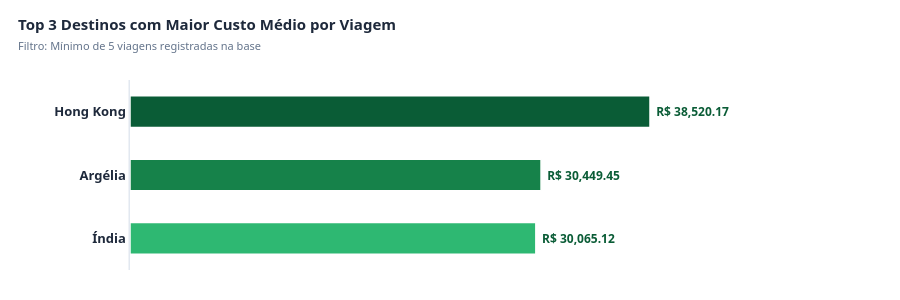

Source (notebook cell):
### Markdown cell above
#### **P2. Quais são os 3 destinos com maior custo médio por viagem?**

### Code cell
import plotly.graph_objects as go

# 1. Agrupamento utilizando a coluna física da Silver
q2 = df_viagem.groupby('destino_estado')['valor_total'].agg(['mean', 'count']).reset_index()

# 2. Filtro de relevância estatística (mínimo de 5 viagens)
q2_filtrado = q2[q2['count'] >= 5].sort_values(by='mean', ascending=False).head(3)

# Exibição de controle textual no console
print("=== P2: OS 3 DESTINOS COM MAIOR CUSTO MÉDIO ===")
for idx, row in enumerate(q2_filtrado.itertuples(), 1):
    print(f"{idx}. {row.destino_estado:<25} | Custo Médio: R$ {row.mean:,.2f} ({row.count} viagens)")

# 3. Preparação do Gráfico (Invertido para o maior ficar no topo)
q2_grafico = q2_filtrado.sort_values(by='mean', ascending=True)

# Paleta rica de alta legibilidade para fundo claro (degradê de verde-corporativo profundo)
# Índia (menor) -> Argélia (médio) -> Hong Kong (maior custo)
cores_premium_claro = ['#2eb872', '#16824a', '#0a5c36']

fig_p2 = go.Figure()

fig_p2.add_trace(go.Bar(
    y=q2_grafico['destino_estado'],
    x=q2_grafico['mean'],
    orientation='h',
    marker=dict(
        color=cores_premium_claro,
        line=dict(color='#ffffff', width=1.5)  # Divisória branca limpa
    ),
    # Rótulos de dados em verde-escuro de altíssimo contraste
    text=[f" <b>R$ {val:,.2f}</b> " for val in q2_grafico['mean']],
    textposition='outside',
    textfont=dict(color='#0a5c36', size=12, family="Segoe UI, Arial"),
    # Estruturação padronizada do texto do Hover
    hovertemplate=(
        "<b>📍 Destino:</b> %{y}<br>"
        "<b>💵 Custo Médio:</b> R$ %{x:,.2f}<br>"
        "<b>✈️ Qtd. de Viagens:</b> %{customdata}<extra></extra>"
    ),
    customdata=q2_grafico['count'],
    width=0.5  # Espessura ideal para visualização executiva
))

# 4. Estilização Padronizada e Customizada do Hover (Tooltip)
fig_p2.update_traces(
    hoverlabel=dict(
        bgcolor="#1e293b",          # Fundo cinza escuro de alta elegância (Contraste com a página branca)
        bordercolor="#e2e8f0",      # Borda cinza suave
        font=dict(
            color="#ffffff",        # Texto branco legível
            size=12,
            family="Segoe UI, Arial"
        ),
        align="left"
    )
)

# 5. Layout Clean & Clean (Estilo Relatório Executivo)
fig_p2.update_layout(
    title=dict(
        text="<b>Top 3 Destinos com Maior Custo Médio por Viagem</b><br><span style='font-size: 11px; color: #64748b;'>Filtro: Mínimo de 5 viagens registradas na base</span>",
        font=dict(size=15, color='#1e293b', family="Segoe UI, Arial"),
        x=0.02,
        y=0.9
    ),
    template="plotly_white",        # Força o template branco nativo do Plotly
    paper_bgcolor="#ffffff",        # Fundo do papel do gráfico
    plot_bgcolor="#ffffff",         # Fundo do grid do gráfico
    height=300,
    margin=dict(l=130, r=120, t=80, b=30),
    showlegend=False,
    # Oculta o eixo X para evitar redundância (os valores já estão nas barras)
    xaxis=dict(
        visible=False,
        range=[0, q2_grafico['mean'].max() * 1.25]  # Margem à direita para o texto
    ),
    yaxis=dict(
        showgrid=False,
        showline=True,              # Linha guia suave do lado esquerdo
        linecolor="#e2e8f0",
        linewidth=1.5,
        tickfont=dict(size=13, color='#1e293b', family="Segoe UI, Arial", weight="bold")
    )
)

fig_p2.show()

### Figure 1 — Plotly figure (JSON) as saved in the notebook; plotly's stock layout.template omitted (floating-point values rounded to 4 significant figures)
{"data": [{"customdata": [141, 9, 14], "hoverlabel": {"align": "left", "bgcolor": "#1e293b", "bordercolor": "#e2e8f0", "font": {"color": "#ffffff", "family": "Segoe UI, Arial", "size": 12}}, "hovertemplate": "<b>📍 Destino:</b> %{y}<br><b>💵 Custo Médio:</b> R$ %{x:,.2f}<br><b>✈️ Qtd. de Viagens:</b> %{customdata}<extra></extra>", "marker": {"color": ["#2eb872", "#16824a", "#0a5c36"], "line": {"color": "#ffffff", "width": 1.5}}, "orientation": "h", "text": [" <b>R$ 30,065.12</b> ", " <b>R$ 30,449.45</b> ", " <b>R$ 38,520.17</b> "], "textfont": {"color": "#0a5c36", "family": "Segoe UI, Arial", "size": 12}, "textposition": "outside", "type": "bar", "width": 0.5, "x": [30070.0, 30450.0, 38520.0], "y": ["Índia", "Argélia", "Hong Kong"]}], "layout": {"height": 300, "margin": {"b": 30, "l": 130, "r": 120, "t": 80}, "paper_bgcolor": "#ffffff", "plot_bgcolor": "#ffffff", "showlegend": false, "title": {"font": {"color": "#1e293b", "family": "Segoe UI, Arial", "size": 15}, "text": "<b>Top 3 Destinos com Maior Custo Médio por Viagem</b><br><span style='font-size: 11px; color: #64748b;'>Filtro: Mínimo de 5 viagens registradas na base</span>", "x": 0.02, "y": 0.9}, "xaxis": {"range": [0, 48150.0], "visible": false}, "yaxis": {"linecolor": "#e2e8f0", "linewidth": 1.5, "showgrid": false, "showline": true, "tickfont": {"color": "#1e293b", "family": "Segoe UI, Arial", "size": 13, "weight": "bold"}}}}
